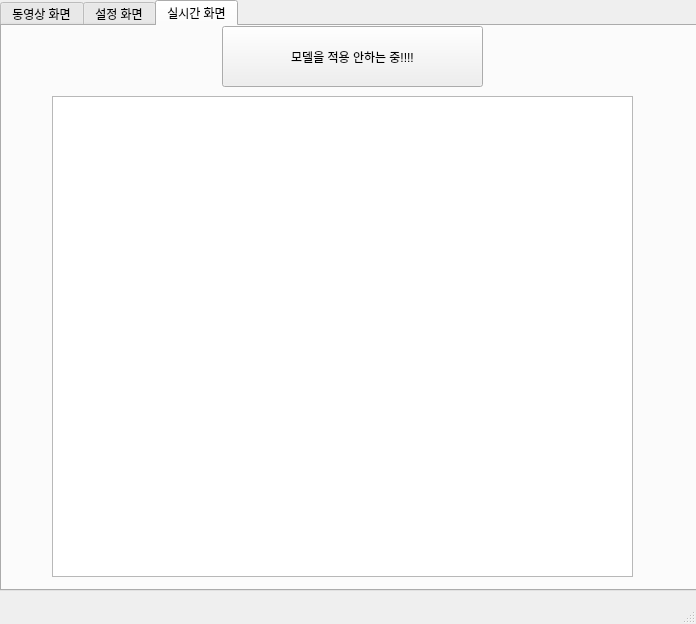
<?xml version="1.0" encoding="UTF-8"?>
<ui version="4.0">
 <class>MainWindow</class>
 <widget class="QMainWindow" name="MainWindow">
  <property name="geometry">
   <rect>
    <x>0</x>
    <y>0</y>
    <width>696</width>
    <height>624</height>
   </rect>
  </property>
  <property name="windowTitle">
   <string>MainWindow</string>
  </property>
  <widget class="QWidget" name="centralwidget">
   <widget class="QTabWidget" name="tabWidget">
    <property name="geometry">
     <rect>
      <x>0</x>
      <y>0</y>
      <width>701</width>
      <height>591</height>
     </rect>
    </property>
    <property name="currentIndex">
     <number>2</number>
    </property>
    <property name="documentMode">
     <bool>false</bool>
    </property>
    <widget class="QWidget" name="tab">
     <attribute name="title">
      <string>동영상 화면</string>
     </attribute>
     <widget class="QGraphicsView" name="graphicsView">
      <property name="geometry">
       <rect>
        <x>10</x>
        <y>60</y>
        <width>511</width>
        <height>401</height>
       </rect>
      </property>
     </widget>
     <widget class="QWidget" name="gridLayoutWidget">
      <property name="geometry">
       <rect>
        <x>10</x>
        <y>470</y>
        <width>501</width>
        <height>77</height>
       </rect>
      </property>
      <layout class="QGridLayout" name="gridLayout">
       <item row="0" column="2" colspan="2">
        <widget class="QSlider" name="Video_bar">
         <property name="orientation">
          <enum>Qt::Horizontal</enum>
         </property>
        </widget>
       </item>
       <item row="0" column="4">
        <widget class="QLabel" name="Total_length">
         <property name="text">
          <string>00:00:00</string>
         </property>
        </widget>
       </item>
       <item row="0" column="0">
        <widget class="QLabel" name="Current">
         <property name="text">
          <string>00:00:00</string>
         </property>
        </widget>
       </item>
       <item row="1" column="4">
        <widget class="QPushButton" name="btn_forward">
         <property name="text">
          <string/>
         </property>
         <property name="icon">
          <iconset>
           <normaloff>../../../../Downloads/fast-forward.png</normaloff>../../../../Downloads/fast-forward.png</iconset>
         </property>
         <property name="iconSize">
          <size>
           <width>32</width>
           <height>32</height>
          </size>
         </property>
        </widget>
       </item>
       <item row="1" column="0">
        <widget class="QPushButton" name="btn_prev">
         <property name="text">
          <string/>
         </property>
         <property name="icon">
          <iconset>
           <normaloff>../../../../Downloads/backward.png</normaloff>../../../../Downloads/backward.png</iconset>
         </property>
         <property name="iconSize">
          <size>
           <width>32</width>
           <height>32</height>
          </size>
         </property>
        </widget>
       </item>
       <item row="1" column="2" colspan="2">
        <widget class="QPushButton" name="btn_stop_start">
         <property name="text">
          <string/>
         </property>
         <property name="icon">
          <iconset>
           <normaloff>../../../../Downloads/stop-button.png</normaloff>
           <normalon>../../../../Downloads/play.png</normalon>../../../../Downloads/stop-button.png</iconset>
         </property>
         <property name="iconSize">
          <size>
           <width>32</width>
           <height>32</height>
          </size>
         </property>
        </widget>
       </item>
      </layout>
     </widget>
     <widget class="QWidget" name="verticalLayoutWidget">
      <property name="geometry">
       <rect>
        <x>530</x>
        <y>10</y>
        <width>160</width>
        <height>531</height>
       </rect>
      </property>
      <layout class="QVBoxLayout" name="verticalLayout">
       <item>
        <widget class="QLabel" name="Video_info">
         <property name="text">
          <string>영상 정보</string>
         </property>
        </widget>
       </item>
       <item>
        <widget class="QTextBrowser" name="Video_info_text"/>
       </item>
       <item>
        <widget class="QLabel" name="Log">
         <property name="text">
          <string>로그 </string>
         </property>
        </widget>
       </item>
       <item>
        <widget class="QListWidget" name="Log_text"/>
       </item>
      </layout>
     </widget>
     <widget class="QPushButton" name="Video_upload">
      <property name="geometry">
       <rect>
        <x>10</x>
        <y>20</y>
        <width>91</width>
        <height>23</height>
       </rect>
      </property>
      <property name="text">
       <string>동영상 업로드</string>
      </property>
     </widget>
     <widget class="QProgressBar" name="progressBar">
      <property name="geometry">
       <rect>
        <x>110</x>
        <y>20</y>
        <width>401</width>
        <height>20</height>
       </rect>
      </property>
      <property name="value">
       <number>24</number>
      </property>
     </widget>
     <widget class="QPushButton" name="btn_pause">
      <property name="geometry">
       <rect>
        <x>240</x>
        <y>230</y>
        <width>61</width>
        <height>61</height>
       </rect>
      </property>
      <property name="font">
       <font>
        <underline>false</underline>
       </font>
      </property>
      <property name="text">
       <string/>
      </property>
      <property name="icon">
       <iconset>
        <normaloff>../../../../Downloads/arrow.png</normaloff>../../../../Downloads/arrow.png</iconset>
      </property>
      <property name="iconSize">
       <size>
        <width>64</width>
        <height>64</height>
       </size>
      </property>
     </widget>
    </widget>
    <widget class="QWidget" name="tab_2">
     <attribute name="title">
      <string>설정 화면</string>
     </attribute>
     <widget class="QGroupBox" name="groupBox">
      <property name="geometry">
       <rect>
        <x>60</x>
        <y>40</y>
        <width>521</width>
        <height>101</height>
       </rect>
      </property>
      <property name="title">
       <string>Log</string>
      </property>
      <widget class="QWidget" name="gridLayoutWidget_2">
       <property name="geometry">
        <rect>
         <x>0</x>
         <y>20</y>
         <width>521</width>
         <height>80</height>
        </rect>
       </property>
       <layout class="QGridLayout" name="gridLayout_2">
        <item row="0" column="0">
         <widget class="QLabel" name="label">
          <property name="text">
           <string>로그 기록</string>
          </property>
         </widget>
        </item>
        <item row="0" column="1">
         <widget class="QCheckBox" name="checkBox1">
          <property name="text">
           <string>Off(Save in TXT)</string>
          </property>
         </widget>
        </item>
        <item row="1" column="1">
         <widget class="QCheckBox" name="checkBox2">
          <property name="text">
           <string>Off</string>
          </property>
         </widget>
        </item>
        <item row="1" column="0">
         <widget class="QLabel" name="label_4">
          <property name="text">
           <string>뮤트(Mute)</string>
          </property>
         </widget>
        </item>
       </layout>
      </widget>
     </widget>
     <widget class="QGroupBox" name="groupBox_2">
      <property name="geometry">
       <rect>
        <x>60</x>
        <y>160</y>
        <width>521</width>
        <height>101</height>
       </rect>
      </property>
      <property name="title">
       <string>Graphic</string>
      </property>
      <widget class="QWidget" name="gridLayoutWidget_3">
       <property name="geometry">
        <rect>
         <x>0</x>
         <y>20</y>
         <width>521</width>
         <height>80</height>
        </rect>
       </property>
       <layout class="QGridLayout" name="gridLayout_3">
        <item row="0" column="0">
         <widget class="QLabel" name="label_5">
          <property name="text">
           <string>랙 경계선 표시( Set Border Lines)</string>
          </property>
         </widget>
        </item>
        <item row="0" column="1">
         <widget class="QCheckBox" name="checkBox3">
          <property name="text">
           <string>Off</string>
          </property>
         </widget>
        </item>
        <item row="1" column="1">
         <widget class="QCheckBox" name="checkBox4">
          <property name="text">
           <string>Off</string>
          </property>
         </widget>
        </item>
        <item row="1" column="0">
         <widget class="QLabel" name="label_6">
          <property name="text">
           <string>랙 구분(상,하  Rack Classification Mode)</string>
          </property>
         </widget>
        </item>
       </layout>
      </widget>
     </widget>
     <widget class="QGroupBox" name="groupBox_3">
      <property name="geometry">
       <rect>
        <x>60</x>
        <y>290</y>
        <width>521</width>
        <height>71</height>
       </rect>
      </property>
      <property name="title">
       <string>Video</string>
      </property>
      <widget class="QWidget" name="gridLayoutWidget_4">
       <property name="geometry">
        <rect>
         <x>0</x>
         <y>20</y>
         <width>521</width>
         <height>46</height>
        </rect>
       </property>
       <layout class="QGridLayout" name="gridLayout_4">
        <item row="0" column="0">
         <widget class="QLabel" name="label_7">
          <property name="text">
           <string> 위험상황 기준 전후 상황 기록 </string>
          </property>
         </widget>
        </item>
        <item row="0" column="1">
         <widget class="QComboBox" name="comboBox">
          <property name="currentText">
           <string>±3초</string>
          </property>
          <property name="currentIndex">
           <number>0</number>
          </property>
          <property name="placeholderText">
           <string>5</string>
          </property>
          <item>
           <property name="text">
            <string>±3초</string>
           </property>
          </item>
          <item>
           <property name="text">
            <string>±5초</string>
           </property>
          </item>
          <item>
           <property name="text">
            <string>±7초</string>
           </property>
          </item>
         </widget>
        </item>
        <item row="1" column="0">
         <widget class="QLabel" name="label_8">
          <property name="text">
           <string> 건너뛰기 단위 시간</string>
          </property>
         </widget>
        </item>
        <item row="1" column="1">
         <widget class="QComboBox" name="comboBox_2">
          <property name="currentText">
           <string>5초</string>
          </property>
          <property name="currentIndex">
           <number>0</number>
          </property>
          <property name="placeholderText">
           <string>5</string>
          </property>
          <item>
           <property name="text">
            <string>5초</string>
           </property>
          </item>
          <item>
           <property name="text">
            <string>10초</string>
           </property>
          </item>
          <item>
           <property name="text">
            <string>15초</string>
           </property>
          </item>
         </widget>
        </item>
       </layout>
      </widget>
     </widget>
    </widget>
    <widget class="QWidget" name="tab_3">
     <attribute name="title">
      <string>실시간 화면</string>
     </attribute>
     <widget class="QGraphicsView" name="graphicsView_2">
      <property name="geometry">
       <rect>
        <x>50</x>
        <y>70</y>
        <width>581</width>
        <height>481</height>
       </rect>
      </property>
     </widget>
     <widget class="QPushButton" name="pushButton">
      <property name="geometry">
       <rect>
        <x>220</x>
        <y>0</y>
        <width>261</width>
        <height>61</height>
       </rect>
      </property>
      <property name="text">
       <string>모델을 적용 안하는 중!!!!</string>
      </property>
     </widget>
    </widget>
   </widget>
  </widget>
  <widget class="QMenuBar" name="menubar">
   <property name="geometry">
    <rect>
     <x>0</x>
     <y>0</y>
     <width>696</width>
     <height>22</height>
    </rect>
   </property>
  </widget>
  <widget class="QStatusBar" name="statusbar"/>
 </widget>
 <resources/>
 <connections/>
</ui>
